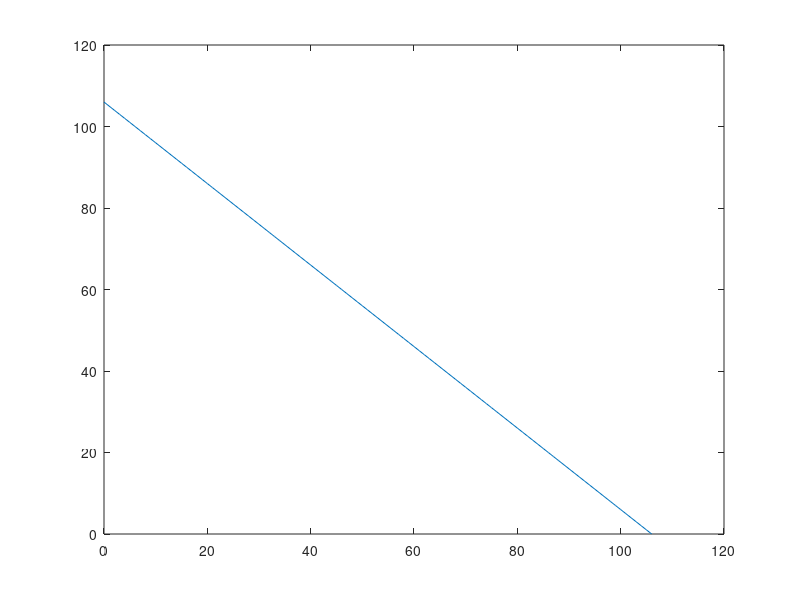

Here is the MATLAB script that generated this plot:
%%%%-------mmt-----------------%%

clearvars
close all
clc

%%
X = 100;
a = 6;
Y = X + a;
y0 = 0:1:Y;
y1 = Y - y0;

%%
plot(y0, y1)
